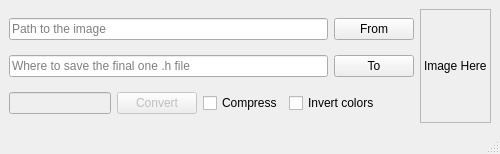
<?xml version="1.0" encoding="UTF-8"?>
<ui version="4.0">
 <class>MainWindow</class>
 <widget class="QMainWindow" name="MainWindow">
  <property name="geometry">
   <rect>
    <x>0</x>
    <y>0</y>
    <width>500</width>
    <height>154</height>
   </rect>
  </property>
  <property name="sizePolicy">
   <sizepolicy hsizetype="Minimum" vsizetype="Minimum">
    <horstretch>0</horstretch>
    <verstretch>0</verstretch>
   </sizepolicy>
  </property>
  <property name="minimumSize">
   <size>
    <width>398</width>
    <height>121</height>
   </size>
  </property>
  <property name="maximumSize">
   <size>
    <width>500</width>
    <height>154</height>
   </size>
  </property>
  <property name="windowTitle">
   <string>Image to Bitmap converter</string>
  </property>
  <widget class="QWidget" name="centralwidget">
   <layout class="QHBoxLayout" name="horizontalLayout_4">
    <item>
     <layout class="QVBoxLayout" name="verticalLayout_2">
      <item>
       <layout class="QHBoxLayout" name="horizontalLayout_2">
        <item>
         <widget class="QLineEdit" name="lineEdit">
          <property name="placeholderText">
           <string>Path to the image</string>
          </property>
         </widget>
        </item>
        <item>
         <widget class="QPushButton" name="pushButton">
          <property name="focusPolicy">
           <enum>Qt::NoFocus</enum>
          </property>
          <property name="text">
           <string>From</string>
          </property>
         </widget>
        </item>
       </layout>
      </item>
      <item>
       <layout class="QHBoxLayout" name="horizontalLayout_3">
        <item>
         <widget class="QLineEdit" name="lineEdit_2">
          <property name="placeholderText">
           <string>Where to save the final one .h file</string>
          </property>
         </widget>
        </item>
        <item>
         <widget class="QPushButton" name="pushButton_2">
          <property name="text">
           <string>To</string>
          </property>
         </widget>
        </item>
       </layout>
      </item>
      <item>
       <layout class="QHBoxLayout" name="horizontalLayout_6">
        <item>
         <widget class="QLineEdit" name="lineEdit_3">
          <property name="enabled">
           <bool>false</bool>
          </property>
          <property name="readOnly">
           <bool>true</bool>
          </property>
         </widget>
        </item>
        <item>
         <widget class="QPushButton" name="pushButton_3">
          <property name="enabled">
           <bool>false</bool>
          </property>
          <property name="text">
           <string>Convert</string>
          </property>
         </widget>
        </item>
        <item>
         <widget class="QCheckBox" name="checkBox">
          <property name="text">
           <string>Compress</string>
          </property>
         </widget>
        </item>
        <item>
         <widget class="QCheckBox" name="checkBox_2">
          <property name="text">
           <string>Invert colors</string>
          </property>
         </widget>
        </item>
        <item>
         <spacer name="horizontalSpacer_2">
          <property name="orientation">
           <enum>Qt::Horizontal</enum>
          </property>
          <property name="sizeHint" stdset="0">
           <size>
            <width>40</width>
            <height>20</height>
           </size>
          </property>
         </spacer>
        </item>
       </layout>
      </item>
     </layout>
    </item>
    <item>
     <widget class="QLabel" name="label">
      <property name="frameShape">
       <enum>QFrame::StyledPanel</enum>
      </property>
      <property name="text">
       <string>Image Here</string>
      </property>
     </widget>
    </item>
   </layout>
  </widget>
  <widget class="QMenuBar" name="menubar">
   <property name="geometry">
    <rect>
     <x>0</x>
     <y>0</y>
     <width>500</width>
     <height>23</height>
    </rect>
   </property>
  </widget>
  <widget class="QStatusBar" name="statusbar"/>
 </widget>
 <resources/>
 <connections/>
</ui>
